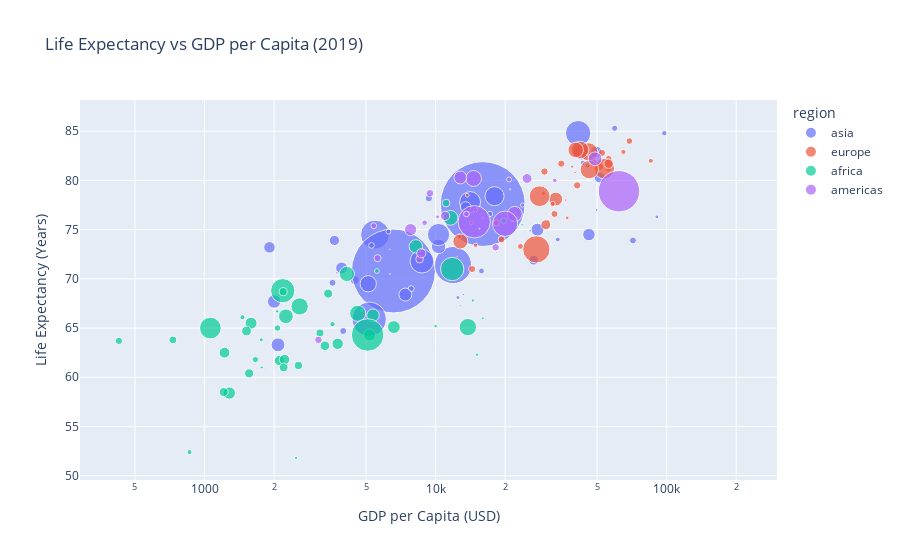

Notebook code for this chart:
### Code cell
fig = px.scatter(
    gwp_2019,
    x='GDPpcap',
    y='Life Expectancy',
    color='region',
    size='Population',
    log_x=True,
    size_max = 60,
    title='Life Expectancy vs GDP per Capita (2019)',
    labels={
        'GDPpcap': 'GDP per Capita (USD)',
        'Life Expectancy': 'Life Expectancy (Years)',
        'Population': 'Population (Millions)'
    },
    )
    
fig.show()
